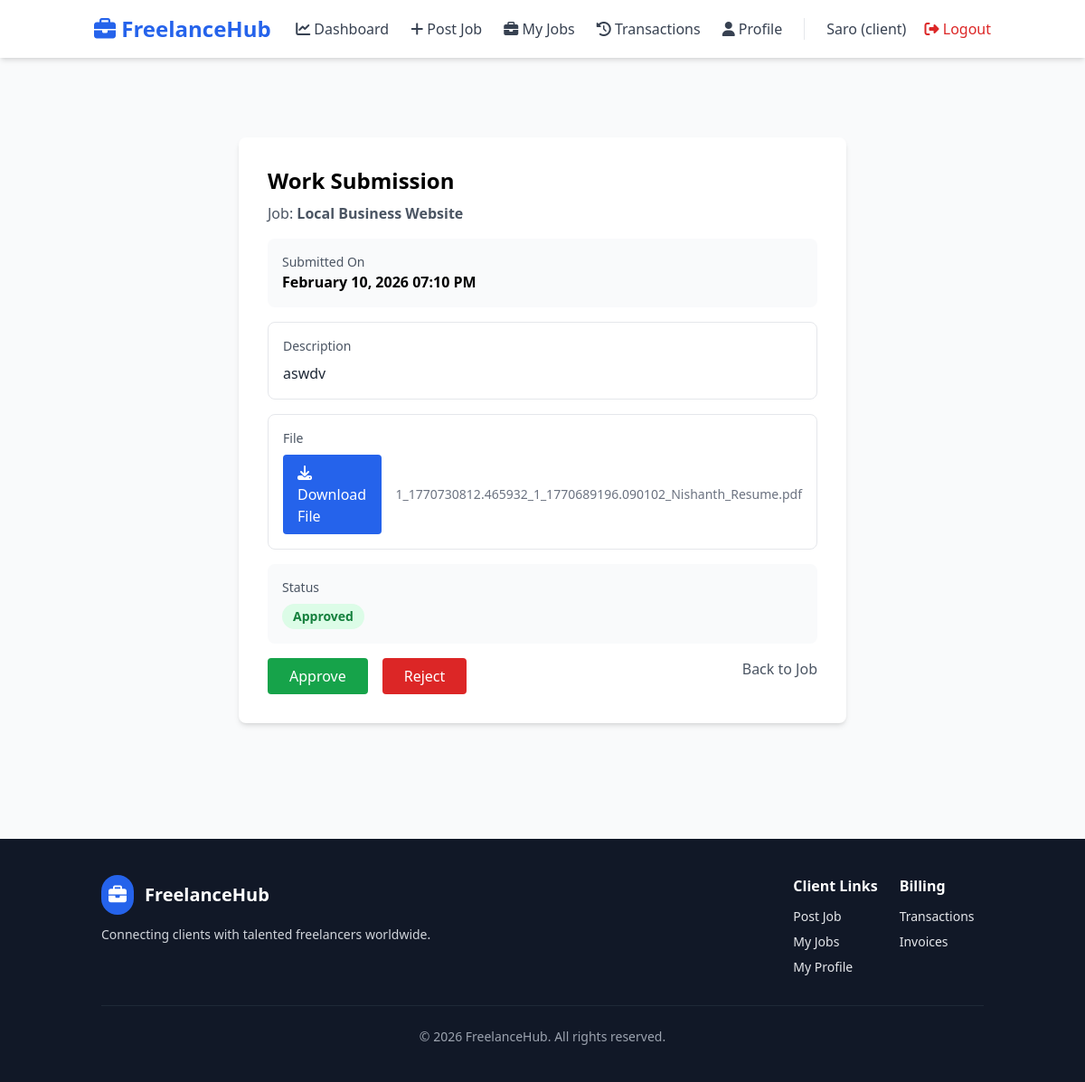
Page /job/1/work (signed in) on the earlier database version.
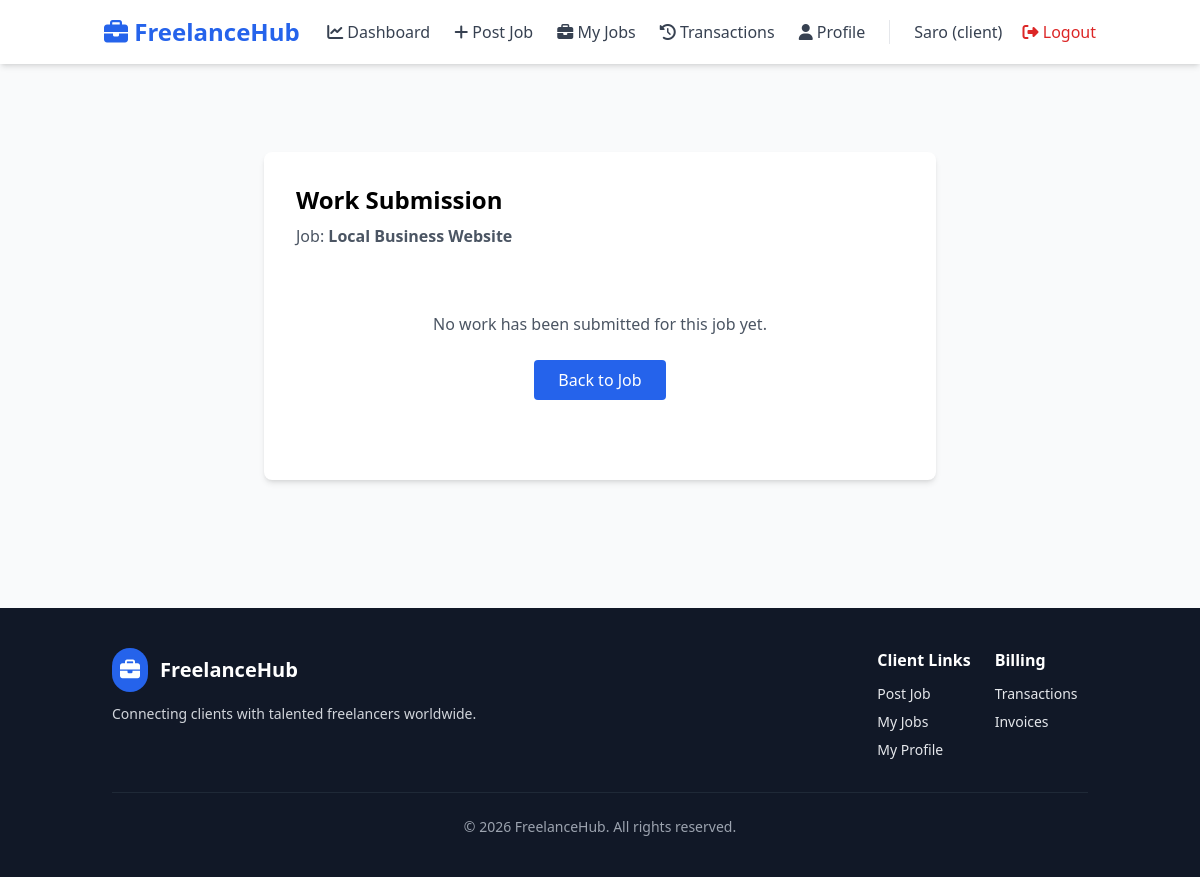
Same page on the later database version.
### models.py (models this page shows, shortened)
class WorkSubmission(db.Model):
    __tablename__ = 'work_submissions'
    id = db.Column(db.Integer, primary_key=True)
    job_id = db.Column(db.Integer, db.ForeignKey('jobs.id'), nullable=False, index=True, unique=True)
    file_path = db.Column(db.String(255), nullable=False)  # file path
    description = db.Column(db.Text)
    status = db.Column(db.String(20), default='submitted')  # submitted, approved, rejected
    created_at = db.Column(db.DateTime, default=datetime.utcnow)

### app.py (the view)
    @app.route('/job/<int:job_id>/work')
    @client_required
    def view_work(job_id):
        job = Job.query.get_or_404(job_id)
        if job.client_id != current_user.id:
            flash('You do not have permission to view this work.', 'danger')
            return redirect(url_for('my_jobs'))
        work = job.work_submission
        return render_template('view-work.html', job=job, work=work)

### models.py (called while the page is built)
    def is_freelancer(self):
        return self.role == 'freelancer'

    def is_client(self):
        return self.role == 'client'

### templates/view-work.html (shortened to what this page needs)
{% extends "base.html" %}
{% block content %}
<div class="max-w-2xl mx-auto py-8">
    <div class="bg-white rounded-lg shadow-md p-8">
        <h1 class="text-2xl font-bold mb-2">Work Submission</h1>
        {% if not job %}
            <p class="text-gray-600">Job not found.</p>
        {% else %}
            <p class="text-gray-600 mb-4">Job: <strong>{{ job.title }}</strong></p>
            {% if work %}
            <div class="space-y-4">
                <div class="bg-gray-50 p-4 rounded-lg">
                    <p class="text-gray-600 text-sm">Submitted On</p>
                    <p class="font-semibold">{{ work.created_at.strftime('%B %d, %Y %I:%M %p') }}</p>
                </div>
                <div class="bg-white p-4 rounded-lg border">
                    <p class="text-gray-600 text-sm">Description</p>
                    <p class="text-gray-800 mt-2 whitespace-pre-wrap">{{ work.description }}</p>
                </div>
                <div class="bg-white p-4 rounded-lg border">
                    <p class="text-gray-600 text-sm">File</p>
                    <div class="flex items-center gap-4 mt-2">
                        <a href="{{ url_for('uploaded_file', filename=work.file_path) }}" class="bg-blue-600 text-white px-4 py-2 rounded hover:bg-blue-700">
                            <i class="fas fa-download"></i> Download File
                        </a>
                        <span class="text-sm text-gray-500">{{ work.file_path }}</span>
                    </div>
                </div>
                <div class="bg-gray-50 p-4 rounded-lg">
                    <p class="text-gray-600 text-sm">Status</p>
                    <p class="font-semibold mt-2">
                        <span class="inline-block px-3 py-1 rounded-full text-sm font-bold
                            {% if work.status == 'approved' %}bg-green-100 text-green-700
                            {% elif work.status == 'rejected' %}bg-red-100 text-red-700
                            {% else %}bg-yellow-100 text-yellow-700{% endif %}">
                            {{ work.status|capitalize }}
                        </span>
                    </p>
                </div>
                <div class="flex gap-4">
                    <form method="POST" action="{{ url_for('approve_work', job_id=job.id) }}">
                        <button type="submit" class="bg-green-600 text-white px-6 py-2 rounded hover:bg-green-700">Approve</button>
                    </form>
                    <form method="POST" action="{{ url_for('reject_work', job_id=job.id) }}">
                        <button type="submit" class="bg-red-600 text-white px-6 py-2 rounded hover:bg-red-700">Reject</button>
                    </form>
                    <a href="{{ url_for('job_detail', job_id=job.id) }}" class="ml-auto text-gray-600 hover:underline">Back to Job</a>
                </div>
            </div>
            {% else %}
                <div class="text-center py-12">
                    <p class="text-gray-600">No work has been submitted for this job yet.</p>
                    <a href="{{ url_for('job_detail', job_id=job.id) }}" class="block mt-6 bg-blue-600 text-white px-6 py-2 rounded hover:bg-blue-700 inline-block">Back to Job</a>
                </div>
            {% endif %}
        {% endif %}
    </div>
</div>
{% endblock %}

Differences in the rows shown:
removed WorkSubmission: created_at "February 10, 2026 07:10 PM", description "aswdv", file_path "1_1770730812.465932_1_1770689196.090102_Nishanth_Resume.pdf", status "Approved"
Other differences:
text no longer shown: "Submitted On Description File Download File Status Approve Reject"
text now shown: "No work has been submitted for this job yet."
